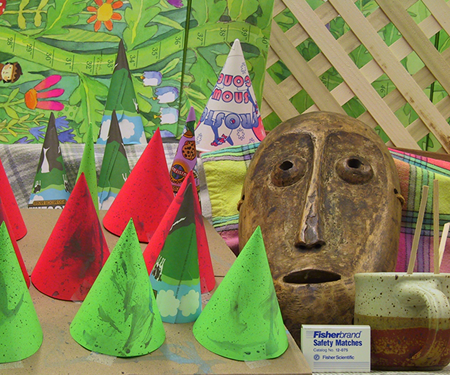
#> input picture web1-1.png, 450 x 375 px, found by its file name
$ python test.py
#> lines starting #> are read from the running program, lines starting #| are printed output that depends on the picture
import cv2
import numpy as np
import matplotlib.pyplot as plt

# 1. 이미지를 불러옵니다.
img1 = cv2.imread('web1-1.png', cv2.IMREAD_GRAYSCALE)
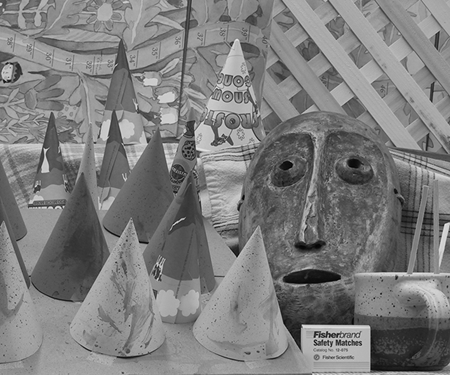
#> img1: shape (375, 450); min 0, max 235, mean 125
img2 = cv2.imread('web1-2.png', cv2.IMREAD_GRAYSCALE)
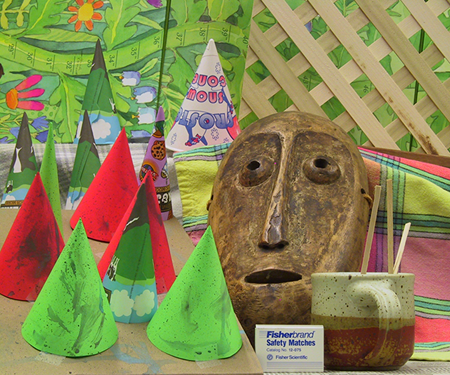
#> input picture web1-2.png, 450 x 375 px, found by its file name
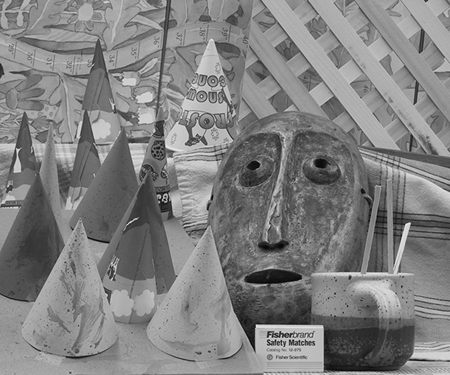
#> img2: shape (375, 450); min 0, max 243, mean 128.4

# 2. ORB 특징점을 검출하고 디스크립터를 계산합니다.
orb = cv2.ORB_create()

kp1, des1 = orb.detectAndCompute(img1, None)
#> kp1 = 500 keypoints; strongest (x, y, size): (316, 340, 31), (319, 337, 31), (237, 255, 31), (302, 325, 31)
kp2, des2 = orb.detectAndCompute(img2, None)
#> kp2 = 500 keypoints; strongest (x, y, size): (256, 325, 31), (163, 200, 31), (408, 223, 31), (164, 194, 31)

# 3. BFMatcher를 사용하여 특징점을 매칭합니다. (Brute Force Matcher)
bf = cv2.BFMatcher(cv2.NORM_HAMMING, crossCheck=True)
matches = bf.match(des1, des2)
#> matches = 252 matches

# 매칭된 점들을 거리 기준으로 정렬합니다.
matches = sorted(matches, key=lambda x: x.distance)

# 최상위 매칭된 점들을 시각화하여 그립니다.
img_matches = cv2.drawMatches(img1, kp1, img2, kp2, matches[:50], None, flags=cv2.DrawMatchesFlags_NOT_DRAW_SINGLE_POINTS)
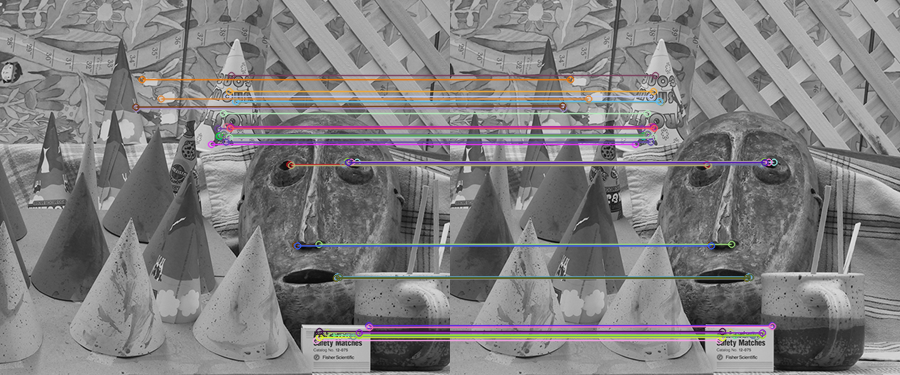
#> img_matches: shape (375, 900, 3); mean of channels 0, 1, 2 127.4, 126.6, 128.2; drawn as B, G, R

plt.figure(figsize=(15, 5))
plt.imshow(img_matches)
plt.title('상위 50개의 특징점 매칭')
plt.show()

# 4. 좋은 매칭된 점들의 위치를 추출합니다.
pts1 = np.float32([kp1[m.queryIdx].pt for m in matches]).reshape(-1, 1, 2)
#> pts1 = 252 rows, first 8: [316, 340], [349.2, 334.8], [347.3, 162.4], [368.4, 325.2], [331.2, 334.8], [226.4, 126.1], [319, 337], [353, 336]
pts2 = np.float32([kp2[m.trainIdx].pt for m in matches]).reshape(-1, 1, 2)
#> pts2 = 252 rows, first 8: [269, 340], [302.4, 334.8], [314.5, 162.4], [321.6, 325.2], [284.4, 334.8], [200.4, 126.1], [272, 337], [306, 336]

# 5. Fundamental Matrix를 찾습니다.
F, mask = cv2.findFundamentalMat(pts1, pts2, cv2.FM_RANSAC)
#> F = [[1e-06, -0.000262, 0.068], [0.000257, -2.09e-05, 0.011], [-0.0671, -0.00939, 1]]; mask = 252 values, max 1 at index 0, min 0 at index 59, mean 0.833

# 인라이어(유효한 매칭 점)만 선택합니다.
pts1_inliers = pts1[mask.ravel() == 1]
#> pts1_inliers = 210 rows, first 8: [316, 340], [349.2, 334.8], [347.3, 162.4], [368.4, 325.2], [331.2, 334.8], [226.4, 126.1], [319, 337], [353, 336]
pts2_inliers = pts2[mask.ravel() == 1]
#> pts2_inliers = 210 rows, first 8: [269, 340], [302.4, 334.8], [314.5, 162.4], [321.6, 325.2], [284.4, 334.8], [200.4, 126.1], [272, 337], [306, 336]

# Fundamental Matrix를 출력합니다.
print("Fundamental Matrix (F):\n", F)
#| Fundamental Matrix (F):
#|  [[ 1.00008074e-06 -2.61512928e-04  6.79906593e-02]
#|  [ 2.56966060e-04 -2.08750750e-05  1.09512263e-02]
#|  [-6.70500180e-02 -9.39489128e-03  1.00000000e+00]]

# 인라이어 매칭을 시각화합니다.
inlier_matches = [matches[i] for i in range(len(matches)) if mask[i]]
#> inlier_matches = 210 matches
img_inlier_matches = cv2.drawMatches(img1, kp1, img2, kp2, inlier_matches, None, flags=cv2.DrawMatchesFlags_NOT_DRAW_SINGLE_POINTS)
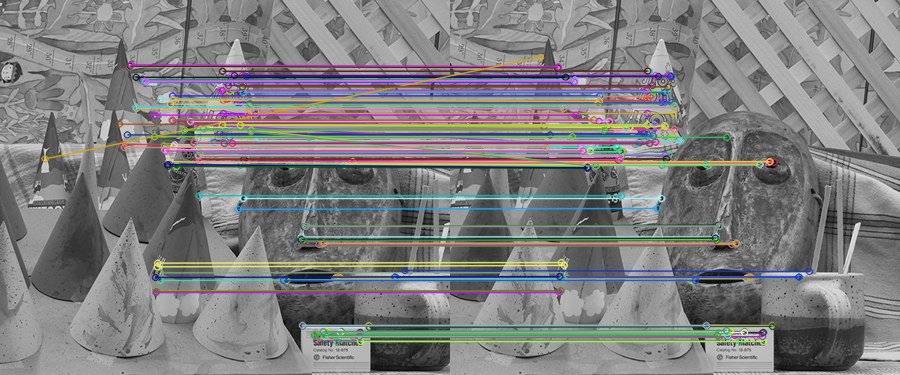
#> img_inlier_matches: shape (375, 900, 3); mean of channels 0, 1, 2 127.5, 126.9, 127.3; drawn as B, G, R

plt.figure(figsize=(15, 5))
plt.imshow(img_inlier_matches)
plt.title('RANSAC 후 인라이어 매칭')
plt.show()
